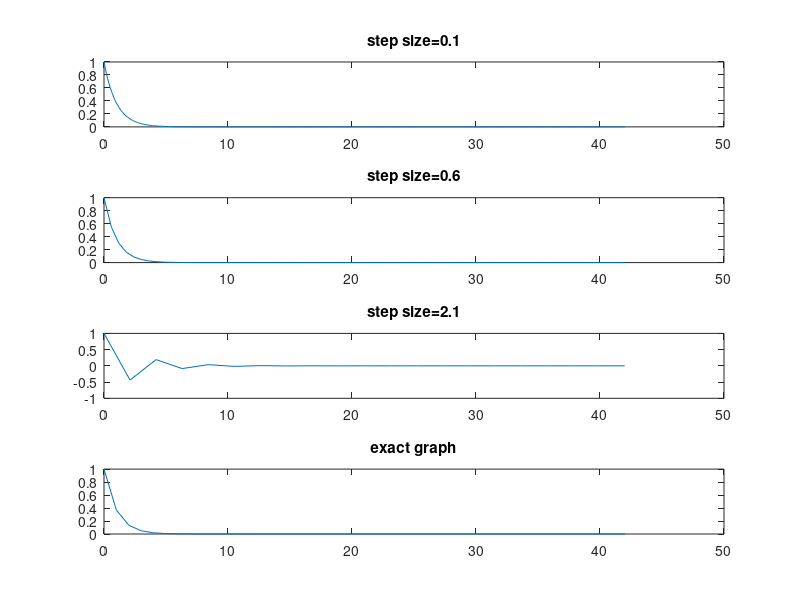

The MATLAB source for this figure: (Note: this script raises an error after producing the figure.)
clear all;
close all;
clc;
%%
% AKSHAY J_21105012
%%
%defining the grid
T=42;
step_size_1=0.1;%delta(t) values
step_size_2=0.6;
step_size_3=2.1;
%initial values
phi_1(1)=1;
phi_2(1)=1;
phi_3(1)=1;
phi_exact(1)=1;
%%
%RK-3 Method Calculation
N=T/1;
for n=0:N
    phi_exact(n+1)=exp(-n);
end
N=T/step_size_1;
for n=1:N
    %phi* is provided as phi_x
phi_x=phi_1(n);%1st RK
k1=-phi_x;
phi_x=phi_x+((step_size_1)/(3)).*k1;%2nd RK
k1=(-5.*k1/9)-phi_x;
phi_x=phi_x+(15.*step_size_1.*k1)/(16);%3rd RK
k1=(-153.*k1/128)-phi_x;
phi_1(n+1)=phi_x+(8.*step_size_1.*k1)/(15);
end
N=T/step_size_2;
for n=1:N
    %phi* is provided as phi_x
phi_x=phi_2(n);%1st RK
k1=-phi_x;
phi_x=phi_x+((step_size_2)/(3)).*k1;%2nd RK
k1=(-5.*k1/9)-phi_x;
phi_x=phi_x+(15.*step_size_2.*k1)/(16);%3rd RK
k1=(-153.*k1/128)-phi_x;
phi_2(n+1)=phi_x+(8.*step_size_2.*k1)/(15);
end
N=T/step_size_3;
for n=1:N
    %phi* is provided as phi_x
phi_x=phi_3(n);%1st RK
k1=-phi_x;
phi_x=phi_x+((step_size_3)/(3)).*k1;%2nd RK
k1=(-5.*k1/9)-phi_x;
phi_x=phi_x+(15.*step_size_3.*k1)/(16);%3rd RK
k1=(-153.*k1/128)-phi_x;
phi_3(n+1)=phi_x+(8.*step_size_3.*k1)/(15);
end
%Plot of RK-3
figure;
subplot(4,1,1)
x1=0:step_size_1:42;
plot(x1,phi_1);
title('step size=0.1');
subplot(4,1,2)
x2=0:step_size_2:42;
plot(x2,phi_2);
title('step size=0.6');
subplot(4,1,3)
x3=0:step_size_3:42;
plot(x3,phi_3);
title('step size=2.1');
subplot(4,1,4)
x4=0:42;
plot(x4,phi_exact);
title('exact graph');
suptitle('RK3 Subplot')
figure;
plot(x1,phi_1,'-.',x2,phi_2,'.',x3,phi_3,'-',x4,phi_exact,'^')
legend('step size=0.1','step size=0.6','step size=2.1','exact graph')
title('RK3 Graph');
